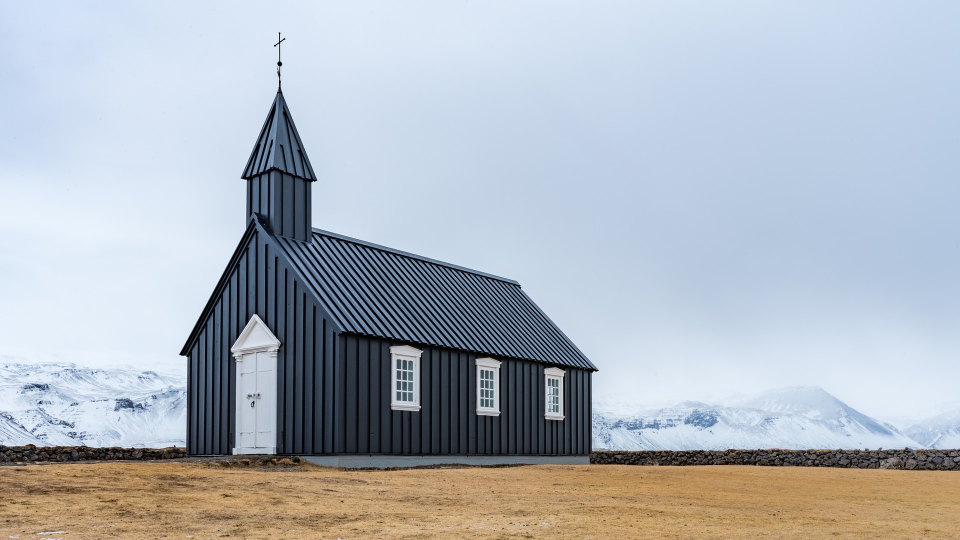
#> input picture image/church.jpg, 1920 x 1080 px (shown at 1/2 size)
$ python edge-detection.py
#> lines starting #> are read from the running program, lines starting #| are printed output that depends on the picture
# -*- coding:utf8 -*-
import cv2
from pylab import *
import numpy as np
from PIL import Image
import matplotlib.pyplot as plt
import matplotlib.cm as cm
import scipy.signal as signal


# 生成高斯算子的函数
def func(x, y, sigma=1):
    return 100 * (1 / (2 * np.pi * sigma)) * np.exp(-((x - 2) ** 2 + (y - 2) ** 2) / (2.0 * sigma ** 2))

# 生成标准差为5的5*5高斯算子
operator_5 = np.fromfunction(func, (5, 5), sigma=5)

# Laplace扩展算子
operator_3 = np.array([[1, 1, 1],
                    [1, -8, 1],
                    [1, 1, 1]])

# 读取图像
image = cv2.imread('../image/church.jpg')
#> image is the input picture: shape (1080, 1920, 3); mean B, G, R 189.8, 181.7, 174.9
# 首先将原图像进行边界扩展，并将其转换为灰度图
image = cv2.resize(image, (1080, 1080))
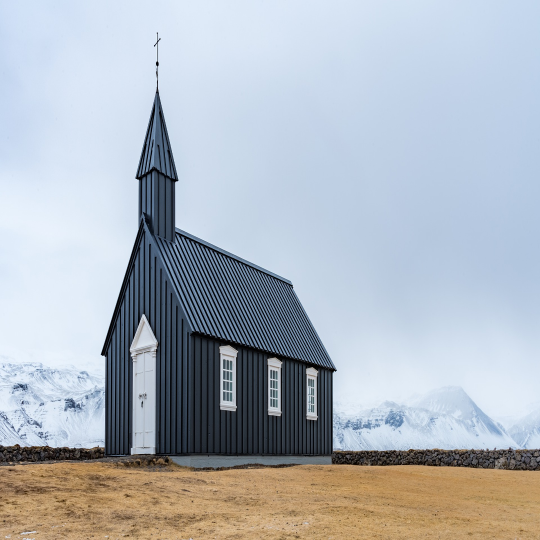
#> image: shape (1080, 1080, 3) (shown at 1/2 size); mean B, G, R 189.8, 181.7, 174.9
image = cv2.cvtColor(image, cv2.COLOR_BGR2GRAY)
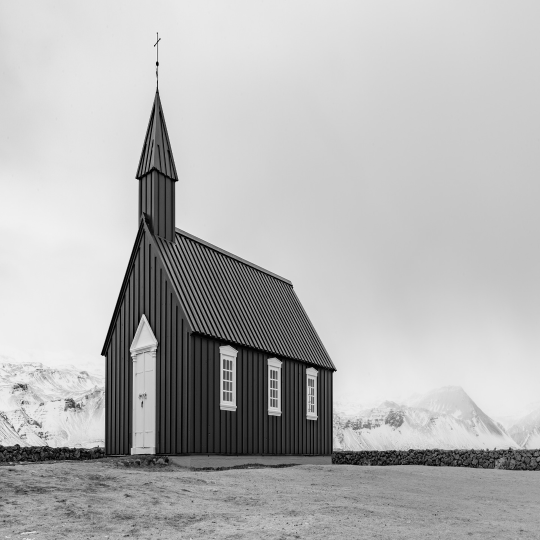
#> image: shape (1080, 1080) (shown at 1/2 size); min 0, max 249, mean 180.6

# 利用生成的高斯算子与原图像进行卷积对图像进行平滑处理
image_blur = signal.convolve2d(image, operator_5, mode="same")

# 对平滑后的图像进行边缘检测
edge_image = signal.convolve2d(image_blur, operator_3, mode="same")
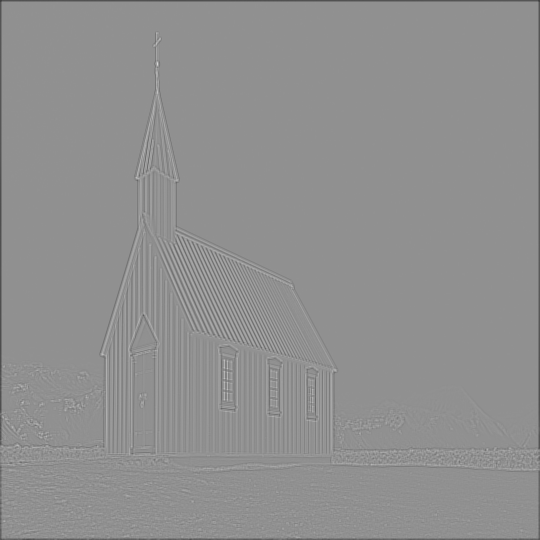
#> edge_image: shape (1080, 1080) float64 (shown at 1/2 size); min -23663.8, max 18033.7, mean -96.9; drawn with min black and max white

# 结果转化到0-255
edge_image = (edge_image / float(edge_image.max())) * 255

# 将大于灰度平均值的灰度值变成255（白色），便于观察边缘
edge_image[edge_image > edge_image.mean()] = 255
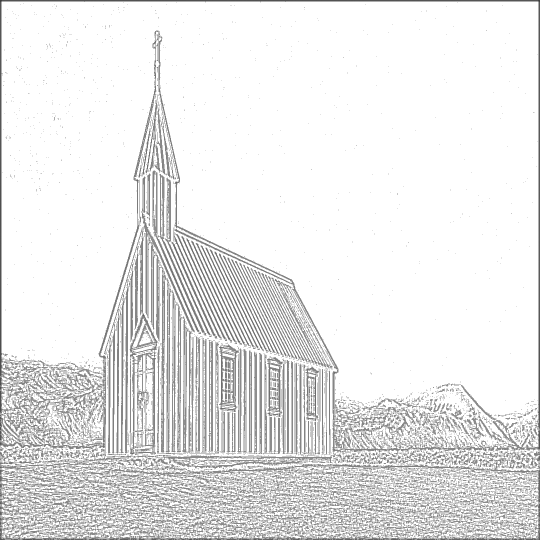
#> edge_image: shape (1080, 1080) float64 (shown at 1/2 size); min -334.6, max 255, mean 203.3; drawn with min black and max white

# 显示图像
plt.imshow(edge_image, cmap=cm.gray)
plt.axis("off")
plt.savefig("Edge image by improved algorithm.jpg")

$ run again, with image/estate.jpg copied over image/church.jpg
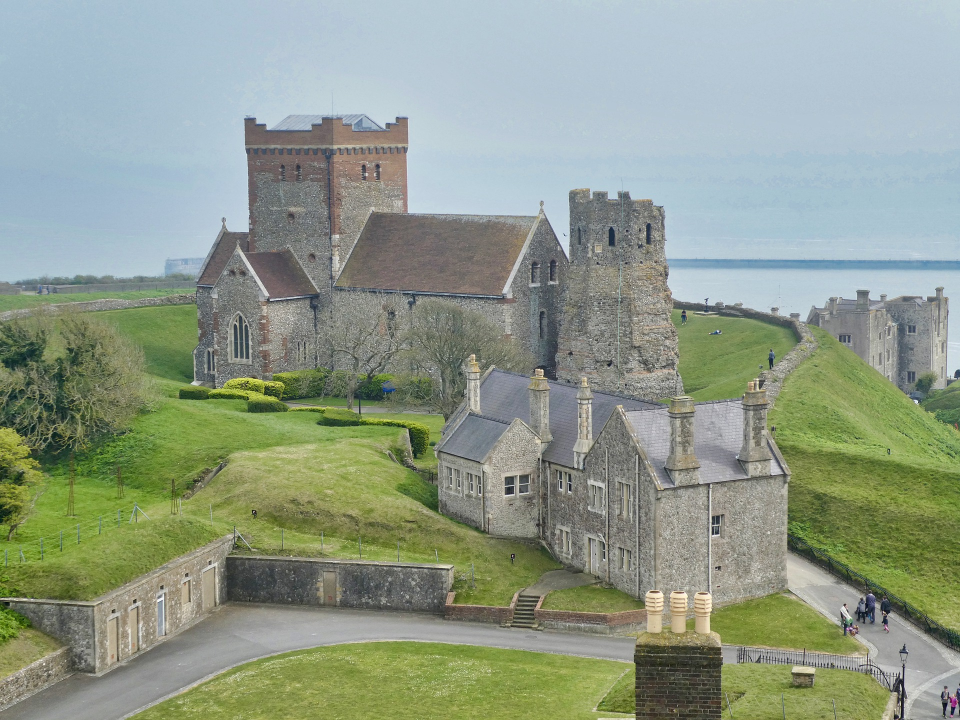
#> input picture image/estate.jpg, 1920 x 1440 px (shown at 1/2 size)
#> image is the input picture: shape (1440, 1920, 3); mean B, G, R 138.4, 154.8, 143.5
#> `image = cv2.cvtColor(image, cv2.COLOR_BGR2GRAY)`:
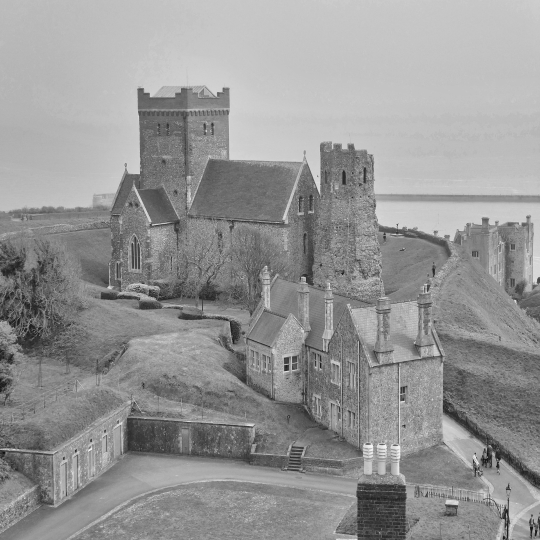
#> image: shape (1080, 1080) (shown at 1/2 size); min 3, max 252, mean 149.5
#> `edge_image[edge_image > edge_image.mean()] = 255`:
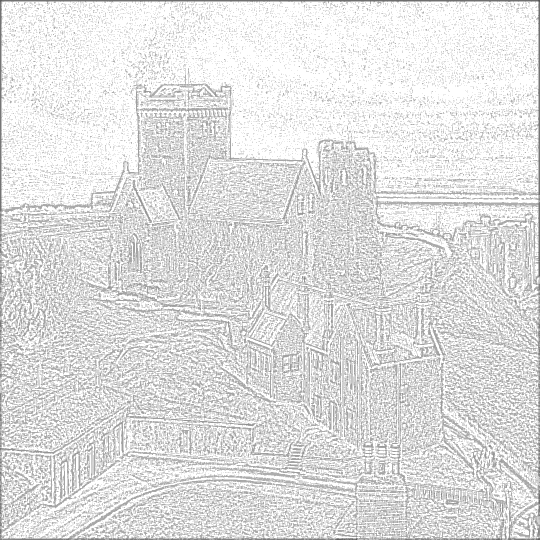
#> edge_image: shape (1080, 1080) float64 (shown at 1/2 size); min -565.4, max 255, mean 156.8; drawn with min black and max white
